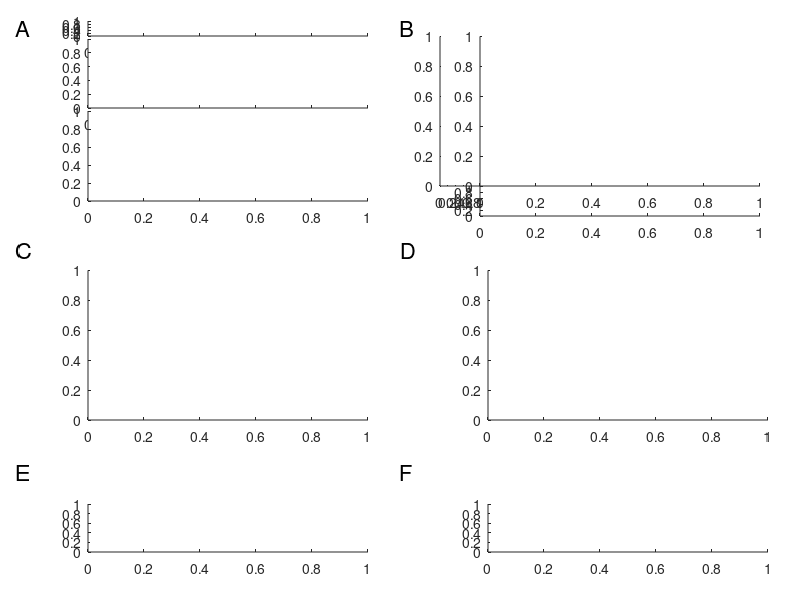

Reproduce this figure in MATLAB. (Note: this script raises an error after producing the figure.)


function makeFigure1
global paperFig classLevel1 classLevel2 class1Color class2Color Sp greenColorAdjust



% updated size & units for journal specs on 03/28/2017

% -----------------------------------------------------------------
% RELEVANT MAT FILES WERE GENERATED BY:                      
% calculateSumFigParts.m             (for examples and class odors)
% calculate4thOrderPopResp_v1.m      (for scaling plots, N4=1)
% calculate4thOrderPopResp_popV2.m   (for population plots, N4=200)
% _flyModel/calculate4thOrderPopResp_Fly_antiHebbSmall.m

% -----------------------------------------------------------------
% simplified back to single example of "2-mouse" fig on 6/14/16
% reshaped on 5/20/16
% split into plotting part and data generating part (calculateSumFigParts.m) on 1/5/16
% updated to use only "correlated" odors instead of mix & class on 12/29/15
% -----------------------------------------------------------------

addpath(genpath([pwd,'/_piriformModel']))

paperFig = figure; 
set(gcf,'color','w')
set(gcf,'Units','Centimeters')
%pos=get(gcf,'Position');
%pos(1)=1000;
pos(3)=11.4; %8.5;%pos(3)*1.5;
pos(4)=16.0;%pos(4)*1.5;
set(gcf,'Position',pos)

%aAxes = axes('position',[.11  .69  .35  .2217]); hold on
a0Axes = axes('position',[.11  .94  .35  .025]);
aiAxes = axes('position',[.11  .82  .35  .115]);
aiiAxes = axes('position',[.11  .665  .35  .15]);
annotation('textbox', [.02 .94 .05 .05],...
    'String', 'A','BackgroundColor','none','Color','k',...
    'LineStyle','none','fontsize',16,'HorizontalAlignment','Center');

%subplot(3,6,6+(1:2));
biAxes = axes('position',[.6  .64  .35  .05]); hold on
biiAxes = axes('position',[.55  .69  .05  .35*pos(3)/pos(4)]); hold on
biiiAxes = axes('position',[.6  .69  .35  .35*pos(3)/pos(4)]); hold on
annotation('textbox', [.5 .94 .05 .05],...
    'String', 'B','BackgroundColor','none','Color','k',...
    'LineStyle','none','fontsize',16,'HorizontalAlignment','Center');


cAxes = axes('position',[.11  .3  .35  .35*pos(3)/pos(4)]); hold on
annotation('textbox', [.02 .32+.35*pos(3)/pos(4) .05 .05],...
    'String', 'C','BackgroundColor','none','Color','k',...
    'LineStyle','none','fontsize',16,'HorizontalAlignment','Center');

dAxes = axes('position',[.61  .3  .35  .35*pos(3)/pos(4)]);
annotation('textbox', [.5 .32+.35*pos(3)/pos(4) .05 .05],...
    'String', 'D','BackgroundColor','none','Color','k',...
    'LineStyle','none','fontsize',16,'HorizontalAlignment','Center');

eAxes = axes('position',[.11  .08  .35  .08]);
annotation('textbox', [.02 .2 .05 .05],...
    'String', 'E','BackgroundColor','none','Color','k',...
    'LineStyle','none','fontsize',16,'HorizontalAlignment','Center');

fAxes = axes('position',[.61  .08  .35  .08]); 
annotation('textbox', [.5 .2 .05 .05],...
    'String', 'F','BackgroundColor','none','Color','k',...
    'LineStyle','none','fontsize',16,'HorizontalAlignment','Center');

initializeGlobals;
%load('partsForSumFig_1millionNy.mat');

%% rep heatmap
No = 40;
blueMap = [0*(1:64)',1/(1.5*64)*(64:-1:1)',(1/64)*(64:-1:1)'];
greenMap = [repmat(class2Color,32,1);repmat(class1Color,32,1)];
colormap([greenMap;blueMap;hot(64)])

% first make correlation matrix:
NoTot = 3*No;
Sclass = classLevel2*(ones(2*No)-eye(2*No))+eye(2*No);
Sclass(No+1:end,No+1:end) = classLevel1*(ones(No)-eye(No))+eye(No);
S = eye(NoTot);
S(No+1:end,No+1:end) = Sclass;

[glomRepTemp,odorSimilarity] = makeOdors('correlated',S,NoTot);
glomerulusRepRand = glomRepTemp(:,1:No);
similarityRand = -eps*(odorSimilarity(1:No)<0); 
glomerulusRepCorr2 = glomRepTemp(:,No+1:2*No);
similarityClass2 = -2 + odorSimilarity(No+1:2*No);
glomerulusRepCorr1 = glomRepTemp(:,2*No+1:end);
similarityClass1 = -2 + odorSimilarity(2*No+1:end);

% %random
[piriformRepRand,~,~,J] = makePiriform(glomerulusRepRand);

%graded
piriformRepClass1 = makePiriform(glomerulusRepCorr1,Sp,J);
piriformRepClass2 = makePiriform(glomerulusRepCorr2,Sp,J);

%combined for figure
glomerulusRep = [glomerulusRepRand,glomerulusRepCorr2,glomerulusRepCorr1];%,glomRepTempMix];
piriformRep = [piriformRepRand,piriformRepClass2,piriformRepClass1];%,piriformRepMix];


oPlotIdx = 1:3*No; 

% glomeruli ---------
gPlotIdx = [1:15, 31:50, 101:115];
glomerulusRepScaledForFig = glomerulusRep(gPlotIdx,oPlotIdx)/max(.7*max(glomerulusRep(gPlotIdx,oPlotIdx)));
axes(aiAxes)
imagesc(glomerulusRepScaledForFig);
box off;
ylabel('Bulb','fontsize',12); 
set(gca,'YTick',[])
set(gca,'XTick',[])
caxis([-2 1])
axes(a0Axes)
imagesc([similarityRand,similarityClass2,similarityClass1]);%,mixtureOdorSimilarity])
axis off
caxis([-2 1]); %caxis([-1 1]); %
text( No/2, 1, 'rand','fontweight','bold','horizontalalignment','center','color',[1 1 1]);
text( No+No/2, 1, '30%','fontweight','bold','horizontalalignment','center','color',[1 1 1]);
text( 2*No+No/2, 1, '70%','fontweight','bold','horizontalalignment','center','color',[1 1 1]);

% piriform -----------
axes(aiiAxes)
pPlotIdx = 1:50;
piriformRepScaledForFig = piriformRep(pPlotIdx,oPlotIdx)/max(.7*max(piriformRep(pPlotIdx,oPlotIdx)));
imagesc(piriformRepScaledForFig);
caxis([-2 1])

box off;
xlabel('Odor','fontsize',12)
ylabel('Piriform','fontsize',12); %['Piriform Neuron (',num2str(Ny),' total)']
set(gca,'YTick',[])
set(gca,'XTick',[])
caxis([-2 1])


%% correlation fig
load('_simResults/partsForSumFig.mat');
axes(biAxes) 
hrange = -0.1:max(glomCorr)/100:max(glomCorr); %0:.01:1; %hrange = 0:1:201; 

hout = hist(glomCorr(corrIsRandIdx),hrange)/sum(corrIsRandIdx);
hin1 = hist(glomCorr(corrIsClass1Idx),hrange)/sum(corrIsClass1Idx);
hin2 = hist(glomCorr(corrIsClass2Idx),hrange)/sum(corrIsClass2Idx);
fill([hrange(1),hrange,hrange(end)],[0,-hout,0],'k','linewidth',1); hold on
fill([hrange(1),hrange,hrange(end)],[0,-hin2,0],class2Color,'linewidth',1); hold on
fill([hrange(1),hrange,hrange(end)],[0,-hin1,0],class1Color,'linewidth',1); hold on
xlim([-0.1 1])
ylim([-.2 0])
box off;
axis off
ylabel('P(r)','fontsize',11)


axes(biiAxes)
hrange = -0.05:max(pirCorr)/100:max(pirCorr); %0:.01:1; %hrange = 0:1:201; 

hout = hist(pirCorr(corrIsRandIdx),hrange)/sum(corrIsRandIdx);
hin1 = hist(pirCorr(corrIsClass1Idx),hrange)/sum(corrIsClass1Idx);
hin2 = hist(pirCorr(corrIsClass2Idx),hrange)/sum(corrIsClass2Idx);
fill([0,0,-hout,0,0],[0,hrange(1),hrange,hrange(end),0],'k','linewidth',1); hold on
fill([0,-hin2,0],[hrange(1),hrange,hrange(end)],class2Color,'linewidth',1); hold on
fill([0,-hin1,0],[hrange(1),hrange,hrange(end)],class1Color,'linewidth',1); hold on
ylim([-0.05 1])
xlim([-.2 0])
box off;
axis off
xlabel('P(r)','fontsize',11)


% correlations -------------
axes(biiiAxes)

%corrIsMixtureLoc = find(corrIsMixtureIdx);
corrIsClass1Loc = find(corrIsClass1Idx);
corrIsClass2Loc = find(corrIsClass2Idx);
corrIsOtherLoc = find(corrIsRandIdx);

plot( glomCorr( corrIsMixtureIdx ) ,    pirCorr( corrIsMixtureIdx ),'.', 'color', [.87 .87 .87],'markersize',12); hold on
plot(glomCorr(  corrIsClass1Loc ) ,  pirCorr( corrIsClass1Loc ),'.', 'color', class1Color,'markersize',5)
plot(glomCorr(  corrIsClass2Loc ) ,  pirCorr( corrIsClass2Loc ),'.', 'color', class2Color,'markersize',5)
plot(glomCorr(  corrIsOtherLoc ) ,  pirCorr( corrIsOtherLoc ),'k.','markersize',5)

box off
xlabel('Glomerular Correlation','fontsize',11)
ylabel('Piriform Correlation','fontsize',11)
xlim([-0.1 1]);
ylim([-0.05 1]);
set(gca,'Xtick',0:.25:1)
set(gca,'Ytick',0:.25:1)
set(gca,'XtickLabels',{0,'',.5,'',1})
set(gca,'YtickLabels',{0,'',.5,'',1})

text( .05, .86, 'Nonclass','color',[0 0 0],'FontSize',10);
text( .05, .8, [num2str(classLevel2*100),'% overlap'],'color',class2Color,'FontSize',10);
text( .05, .74, [num2str(classLevel1*100),'% overlap'],'color',class1Color,'FontSize',10);

display(['Rand (glom): ',num2str(mean(glomCorr(  corrIsOtherLoc )))])
display(['Rand (pir): ',num2str(mean(pirCorr(  corrIsOtherLoc )))])
display(['Class1 (glom): ',num2str(mean(glomCorr(  corrIsClass1Loc )))])
display(['Class1 (pir): ',num2str(mean(pirCorr(  corrIsClass1Loc )))])
display(['Class2 (glom): ',num2str(mean(glomCorr(  corrIsClass2Loc )))])
display(['Class2 (pir): ',num2str(mean(pirCorr(  corrIsClass2Loc )))])

%% model overlap
axes(cAxes); hold on
z = load('_simResults/partsForFig1odorPairComparison.mat');
plot(z.pirRepFreqClass2Expected,z.pirRepFreqClass2Observed,'.','markersize',7,'color',class2Color);hold on
plot(z.pirRepFreqClass1Expected,z.pirRepFreqClass1Observed,'.','markersize',7,'color',class1Color);
plot(z.pirRepFreqRandExpected,z.pirRepFreqRandObserved,'.','markersize',7,'color',[0 0 0]); hold on
box off;
xlabel('Chance Frequency','fontsize',10)
ylabel('Observed Frequency','fontsize',10)
xlim([0 .03]);
ylim([0 .03]);
set(gca,'XTick',0:.01:.03,'fontsize',10);
set(gca,'YTick',0:.01:.03,'fontsize',10);
plot(xlim,ylim,'color',[.5 .5 .5],'linewidth',1)
alpha(.7);

%% data overlap 
axes( dAxes )
text(0.1,0.5,'See Excel file for data')

%% selectivity

randClassColor = [.9 .5 0];

load('_simResults/part1ForImportanceFig_pInv.mat');
load('_simResults/part2ForImportanceFig_pInv.mat');

axes(eAxes); hold on
db = .005; b = 0:db:0.8;
hr = hist( sum(randResponsesPt1>0,2)/size(randResponsesPt1,2), b)/(size(randResponsesPt1,1)*db);
hc = hist( sum(classResponsesPt1>0,2)/size(classResponsesPt1,2), b)/(size(randResponsesPt1,1)*db);
area(b, hr, 'FaceColor','k'); hold on
area(b, hc, 'FaceColor', class1Color);
box off
ylim([0 15]);
xlim([0 b(end)]);
set(gca,'YTick',ylim)
set(gca,'XTick',0:.2:.8)
xlabel('Fraction of Odors','fontsize',10)
ylabel('Prob. Density','fontsize',10)

axes(fAxes); hold on
hr = hist( sum(randResponsesPt2>0,2)/size(randResponsesPt2,2), b)/(size(randResponsesPt1,1)*db);
hc = hist( sum(classResponsesPt2>0,2)/size(classResponsesPt2,2), b)/(size(randResponsesPt1,1)*db);
area(b, hr, 'FaceColor','k'); hold on
area(b, hc, 'FaceColor', randClassColor);
box off
ylim([0 15]);
xlim([0 b(end)]);
set(gca,'YTick',ylim)
set(gca,'XTick',0:.2:.8)
xlabel('Fraction of Odors','fontsize',10)
ylabel('Prob. Density','fontsize',10)





